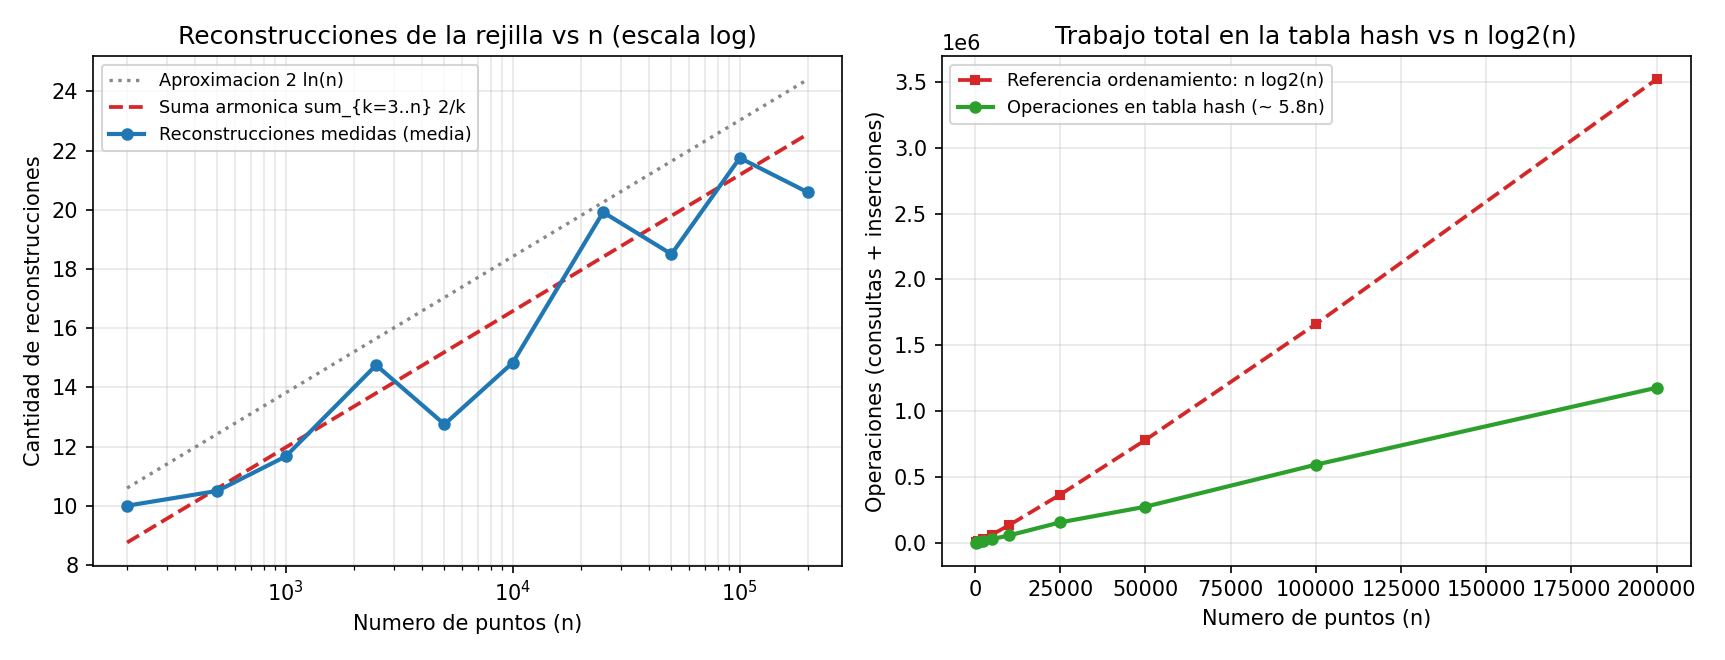

Python code for this plot:
import math
import random
from pathlib import Path
import matplotlib.pyplot as plt


def por_ordenamiento(xs):
    ys = sorted(xs)
    return min(b - a for a, b in zip(ys, ys[1:]))


def rejilla_1d(xs, barajar=True, semilla=2026, guardar_traza=False):
    """
    Algoritmo incremental con rejilla 1D para el par mas cercano en la recta.
    Devuelve (delta, num_reconstrucciones, ops_hash[, traza]).
    """
    pts = list(xs)
    if barajar:
        random.Random(semilla).shuffle(pts)

    delta = abs(pts[0] - pts[1])
    if delta == 0:
        if guardar_traza:
            return 0.0, 0, 2, []
        return 0.0, 0, 2

    rejilla = {math.floor(pts[0] / delta): pts[0], math.floor(pts[1] / delta): pts[1]}
    reconstrucciones = 0
    ops_hash = 2  # las dos inserciones iniciales
    traza = []

    if guardar_traza:
        traza.append((1, f"{pts[0]}, {pts[1]}", delta, "-", "inicializacion", dict(rejilla)))

    for i in range(2, len(pts)):
        p = pts[i]
        antes = delta
        c = math.floor(p / delta)
        vecinos_vistos = []

        for d in (-1, 0, 1):
            ops_hash += 1
            q = rejilla.get(c + d)
            if q is not None:
                vecinos_vistos.append(f"{c+d}:{q}")
                if abs(p - q) < delta:
                    delta = abs(p - q)

        if delta == 0:
            if guardar_traza:
                traza.append((i + 1, f"{p}", 0.0, f"{c-1}, {c}, {c+1}", "repetido (fin)", dict(rejilla)))
                return 0.0, reconstrucciones, ops_hash, traza
            return 0.0, reconstrucciones, ops_hash

        if delta < antes:
            rejilla = {math.floor(x / delta): x for x in pts[:i + 1]}
            reconstrucciones += 1
            ops_hash += (i + 1)
            evento = f"reconstruye (delta: {antes:g} -> {delta:g})"
        else:
            rejilla[c] = p
            ops_hash += 1
            evento = f"inserta en celda {c}"

        if guardar_traza:
            traza.append((i + 1, f"{p}", delta, f"{c-1}, {c}, {c+1}", evento, dict(rejilla)))

    if guardar_traza:
        return delta, reconstrucciones, ops_hash, traza
    return delta, reconstrucciones, ops_hash


if __name__ == "__main__":
    # 1. Traza detallada sobre una lista fija de 7 puntos (sin barajar extra para reproducir la tabla)
    ejemplo = [10.0, 2.0, 7.5, 4.0, 3.2, 9.1, 3.5]
    d_ej, rec_ej, ops_ej, traza_ej = rejilla_1d(ejemplo, barajar=False, guardar_traza=True)
    print("=== Traza paso a paso sobre 7 puntos ===")
    print(f"Puntos en orden de insercion: {ejemplo}")
    for paso, p_str, d_val, celdas_str, ev, rej in traza_ej:
        print(f"Paso {paso} (p={p_str:>8}): celdas=({celdas_str:>10}) | {ev:<32} | delta={d_val:g} | rejilla={rej}")
    print(f"Resultado: delta = {d_ej:g}, reconstrucciones = {rec_ej}, operaciones hash = {ops_ej}\n")

    # 2. Verificacion contra el algoritmo por ordenamiento en 3000 instancias aleatorias
    rng = random.Random(73)
    for _ in range(3000):
        n = rng.randint(2, 60)
        if rng.random() < 0.3:
            xs = [rng.randrange(4 * n) for _ in range(n)]
        else:
            xs = [rng.uniform(-100.0, 100.0) for _ in range(n)]
        d_rej, _, _ = rejilla_1d(xs, semilla=rng.randrange(10**6))
        d_ord = por_ordenamiento(xs)
        assert abs(d_rej - d_ord) < 1e-9
    print("Verificacion superada: 3000 instancias aleatorias (con y sin repetidos) coinciden con ordenamiento.\n")

    # 3. Experimento para distintos tamanos de entrada hasta n = 200,000
    tamanos = [200, 500, 1000, 2500, 5000, 10000, 25000, 50000, 100000, 200000]
    repeticiones = 12
    media_rec = []
    cota_armonica = []
    cota_log = []
    media_ops = []
    comparacion_nlogn = []

    print(f"{'n':>9} {'reconstrucciones (media)':>25} {'sum_{k=3}^n 2/k':>17} {'2 ln n':>10} {'ops_hash / n':>14}")
    # Precalculamos la suma armonica 2 * sum_{k=3}^n (1/k)
    armonica_acum = 0.0
    k_actual = 3
    for n in tamanos:
        while k_actual <= n:
            armonica_acum += 2.0 / k_actual
            k_actual += 1

        xs_base = [rng.random() for _ in range(n)]
        recs, ops = 0, 0
        for r in range(repeticiones):
            _, rec_i, ops_i = rejilla_1d(xs_base, semilla=500 + 31 * r)
            recs += rec_i
            ops += ops_i

        prom_r = recs / repeticiones
        prom_o = ops / repeticiones
        media_rec.append(prom_r)
        cota_armonica.append(armonica_acum)
        cota_log.append(2.0 * math.log(n))
        media_ops.append(prom_o)
        comparacion_nlogn.append(n * math.log2(n))

        print(f"{n:>9,} {prom_r:>25.2f} {armonica_acum:>17.2f} {2 * math.log(n):>10.2f} {prom_o / n:>14.2f}")

    # 4. Generacion de la grafica con 2 paneles
    fig, (ax1, ax2) = plt.subplots(1, 2, figsize=(11.5, 4.4))

    ax1.plot(tamanos, cota_log, ":", color="#888888", lw=1.6, label="Aproximacion 2 ln(n)")
    ax1.plot(tamanos, cota_armonica, "--", color="#d62728", lw=1.8, label="Suma armonica sum_{k=3..n} 2/k")
    ax1.plot(tamanos, media_rec, "o-", color="#1f77b4", lw=2, markersize=5, label="Reconstrucciones medidas (media)")
    ax1.set_xscale("log")
    ax1.set_title("Reconstrucciones de la rejilla vs n (escala log)")
    ax1.set_xlabel("Numero de puntos (n)")
    ax1.set_ylabel("Cantidad de reconstrucciones")
    ax1.grid(True, which="both", alpha=0.3)
    ax1.legend(fontsize=8.5)

    ax2.plot(tamanos, comparacion_nlogn, "s--", color="#d62728", lw=1.8, markersize=4,
             label="Referencia ordenamiento: n log2(n)")
    ax2.plot(tamanos, media_ops, "o-", color="#2ca02c", lw=2, markersize=5,
             label="Operaciones en tabla hash (~ 5.8n)")
    ax2.set_title("Trabajo total en la tabla hash vs n log2(n)")
    ax2.set_xlabel("Numero de puntos (n)")
    ax2.set_ylabel("Operaciones (consultas + inserciones)")
    ax2.grid(True, alpha=0.3)
    ax2.legend(fontsize=8.5)

    plt.tight_layout()
    salida_png = Path(__file__).with_name("ejercicio-10.png")
    plt.savefig(salida_png, dpi=150)
    print(f"\nGrafica guardada en {salida_png.name}")
